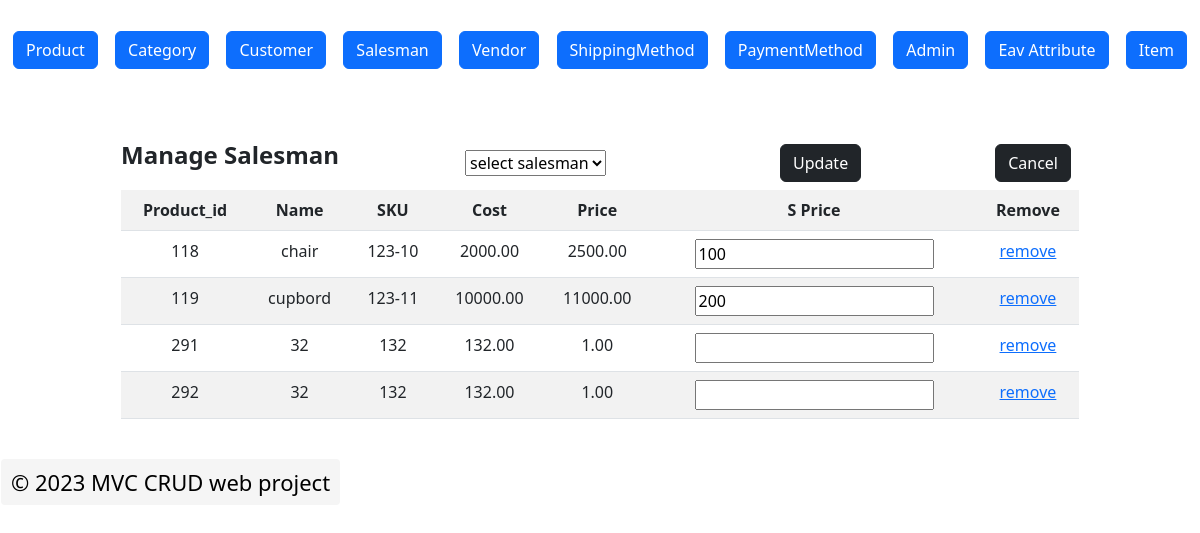
/index.php?c=salesman_price&a=grid&salesman_id=4, run on an earlier commit of the app's database.
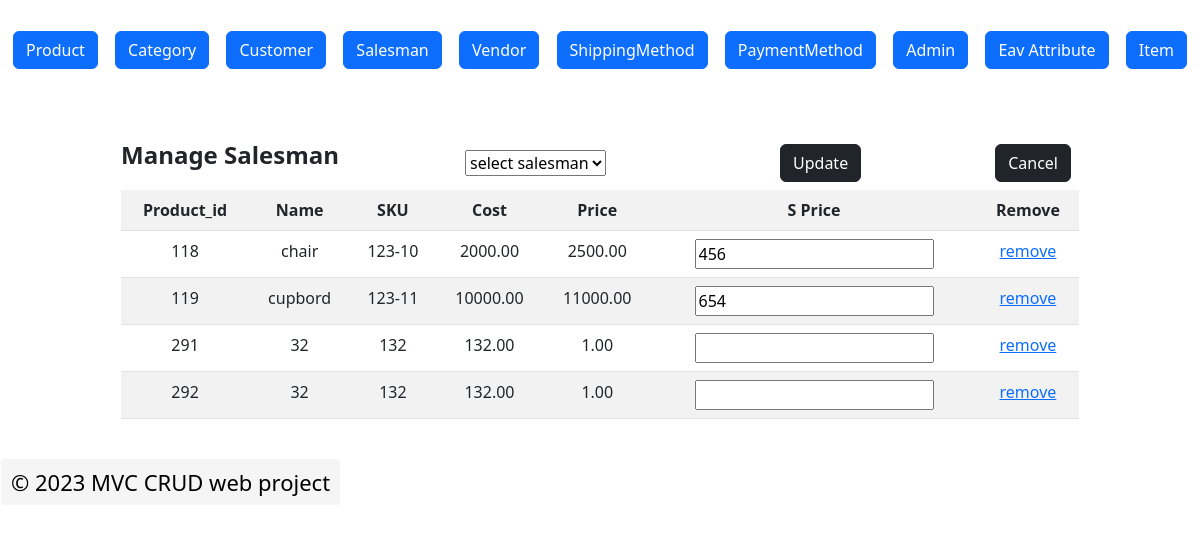
And on a later commit of the database.
### tables this page shows
CREATE TABLE `salesman_price` (
  `entity_id` int(11) NOT NULL,
  `salesman_id` int(11) NOT NULL,
  `product_id` int(11) NOT NULL,
  `salesman_price` int(11) NOT NULL
);

CREATE TABLE `product` (
  `product_id` int(11) NOT NULL,
  `name` varchar(255) NOT NULL,
  `SKU` varchar(255) NOT NULL,
  `cost` decimal(10,2) NOT NULL,
  `price` decimal(10,2) NOT NULL,
  `quantity` int(5) NOT NULL,
  `description` varchar(255) NOT NULL,
  `status` tinyint(4) NOT NULL,
  `color` enum('blue','black') NOT NULL,
  `material` enum('hard','soft') NOT NULL,
  `created_at` datetime NOT NULL,
  `updated_at` datetime DEFAULT NULL,
  `base` int(11) DEFAULT NULL,
  `thumbnail` int(11) DEFAULT NULL,
  `small` int(11) DEFAULT NULL
);

### Block/Core/Template.php (called while the page is built, shortened)
<?php
class Block_Core_Template extends Model_Core_View
{
	protected $children = [];
	public function getChildren()
	{
		return $this->children;
	}
	public function addChild($key, $value)
	{
		$this->children[$key] = $value;
		return $this;
	}
}

### Model/Core/View.php (called while the page is built, shortened)
<?php
class Model_Core_View
{
	protected $template = null;
	public function setTemplate($template)
	{
		$this->template = $template;
		return $this;
	}
	public function getTemplate()
	{
		return $this->template;
	}
	public function render()
	{
		require "View" . DS . $this->getTemplate();
	}
	public function getUrl($action = null, $controller = null, $param = [], $reset = false)
	{
		return Ccc::getModel('Core_Url')->getUrl($action, $controller, $param, $reset);
	}
}

### Controller/Salesman/Price.php (called while the page is built, shortened)
<?php
class Controller_Salesman_Price extends Controller_Core_Action
{
	public function gridAction()
	{
	try {
			$layout = $this->getLayout();
			$grid = $layout->createBlock('Salesman_Salesmanprice_Grid');
			$layout->getChild('content')->addChild('grid',$grid);
			$layout->render();
		} catch (Exception $e) {
			$this->getMessage()->addMessages($e->getMessage(), Model_Core_Message::FAILURE);
		}
	}
}
?>

### index.php (called while the page is built, shortened)
<?php
spl_autoload_register(function ($className) {
    $classPath = str_replace('_', '/', $className);
});
class Ccc
{
	public static function init()
	{
		$front = new Controller_Core_Front();
		$front->init();
	}
	public static function getModel($className)
	{
		return new $className();
	}
	public static function getRegistry($key)
	{
		if (array_key_exists($key, $GLOBALS)) {
			return $GLOBALS[$key];
		}
		return null;
	}
}
Ccc::init();
?>

### Model/Core/Url.php (called while the page is built)
<?php
require_once'Model/Core/Request.php';
class Model_Core_Url
{
	public function getUrl($action = null, $controller = null, $param = [], $reset = false)
	{
		$result = new Model_Core_Request();
		$final = $result->getParam();
		if ($reset) {
			$final = [];
		}
		if ($controller) {
			$final['c'] = $controller;
		}
		else{
			$final['c'] = $result->getControllerName();
		}
		if ($action) {
			$final['a'] = $action;
		}
		else{
			$final['a'] = $result->getActionName();
		}
		if ($param) {
			$final = array_merge($final, $param);
		}
		$queryString = http_build_query($final);
		$requesturl = trim($_SERVER['REQUEST_URI'], $_SERVER['QUERY_STRING']);
		return $url = $_SERVER['REQUEST_SCHEME'].'://'.$_SERVER['HTTP_HOST'].$requesturl.$queryString;
	}
}
?>

### Model/Core/Request.php (called while the page is built, shortened)
<?php
class Model_Core_Request
{
	public function getParam($key = null , $value = null)
	{
		if($key == 	null)
		{
			return $_GET;
		}
		if(array_key_exists($key, $_GET))
		{
			return $_GET[$key];
		}
		return $value;
	}
}
?>

### Block/Salesman/Salesmanprice/Grid.php (called while the page is built, shortened)
<?php
class Block_Salesman_Salesmanprice_Grid extends Block_Core_Template
{
	public function getPrices()
	{
		$salesmanId = Ccc::getModel('Core_Request')->getParam('salesman_id');
		$query = "SELECT P.*, SP.salesman_price FROM `product` P LEFT JOIN `salesman_price` SP ON P.product_id = SP.product_id AND SP.salesman_id = {$salesmanId}";
		$prices = Ccc::getModel('Salesman_Price')->fetchAll($query);
		return $prices;
	}
}
?>

### Model/Core/Adapter.php (called while the page is built, shortened)
	<?php
class Model_Core_Adapter {
	public $config = [
		'host' => 'localhost',
		'username'=>'root',
		'password' => '',
		'dbname' => 'newmvc-hirenasodiya'
	];
	public function connect()
	{
		$connect = mysqli_connect(
		$this->config['host'],
		$this->config['username'],
		$this->config['password'],
		$this->config['dbname']);
		return $connect;
	}
	public function fetchAll($query)
	{
		$connect = $this->connect();
		$result	= mysqli_query($connect,$query);
		if($result->num_rows > 0)
		{
		    return $result->fetch_all(MYSQLI_ASSOC);
		}
		return null;
	}
}
?>

### Model/Core/Table/Resource.php (called while the page is built, shortened)
<?php
class Model_Core_Table_Resource
{
	public function getAdapter()
	{
		$adapter = new Model_Core_Adapter();
		return $adapter;
	}
	public function fetchAll($query)
	{
		return $this->getAdapter()->fetchAll($query);
	}
}
?>

### Model/Core/Table.php (called while the page is built, shortened)
<?php
class Model_Core_Table
{
	protected $data = [];
	protected $resource = null;
	protected $collection = null;
	public function setResource($resource)
	{
		$this->resource = $resource;
		return $this;
	}
	public function getResource()
	{
		if ($this->resource) {
			return $this->resource;
		}
		$resource = new ($this->resourceClass)();
		return $resource;
	}
	public function setCollection($collection)
	{
		$this->collection = $collection;
		return $this;
	}
	public function getCollection()
	{
		if ($this->collection) {
			return $this->collection;
		}
		$collection = new ($this->collectionClass)();
		return $collection;
	}
	public function __get($key)
	{
		return $this->data[$key];
	}
	public function setData(array $data)
	{
		$this->data = array_merge($this->data, $data) ;
		return $this;
	}
	public function fetchAll($query)
	{
		$result = $this->getResource()->fetchAll($query);
		$collection = $this->getCollection()->setData($result);
		return $collection;
	}
}
?>

### Model/Core/Table/Collection.php (called while the page is built, shortened)
<?php
class Model_Core_Table_Collection
{
	protected $data = [];
	public function setData(array $data)
	{
		$this->data = array_merge($this->data, $data);
		return $this;
	}
	public function getData()
	{
		return $this->data;
	}
}

### View/salesman/salesmanprices/grid.phtml (the view, shortened to what the changed rows need)
<?php
$salesmanprices = $this->getPrices()->getData();
$salesmanId = Ccc::getRegistry('salesman_id');
?>
<form method="post" action="<?php echo $this->getUrl('save','salesman_price',['salesman_id' => $salesmanId]); ?>">
	<div class="d-flex align-items-center justify-content-sm-between">
	<p class="fw-bolder fs-4">Manage Salesman</p>
		<select>
			<option>select salesman</option>
		</select>
	<button class="btn btn-dark ms-5">Update</button>
		<div class="m-2 mx-2"><a class="btn btn-dark pull-right" href="<?php echo $this->getUrl('grid','salesman'); ?>">Cancel</a></div>
</div>
<table class="table table-striped text-center ">
	<tr>
		<th>Product_id</th>
		<th>Name</th>
		<th>SKU</th>
		<th>Cost</th>
		<th>Price</th>
		<th>S Price</th>
		<th>Remove</th>
	</tr>
	<?php foreach($salesmanprices as $salesmanprice): ?>
		<tr>
			<td><?php echo $salesmanprice->product_id; ?></td>
			<td><?php echo $salesmanprice->name; ?></td>
			<td><?php echo $salesmanprice->SKU; ?></td>
			<td><?php echo $salesmanprice->cost; ?></td>
			<td><?php echo $salesmanprice->price; ?></td>
			<td><input type="number" name="sprice[<?php echo $salesmanprice->product_id;?>]" value="<?php echo $salesmanprice->salesman_price; ?>"> </td>
			<td><a  class="remove" href="<?php echo $this->getUrl('delete','salesman_price',['salesman_id' => $salesmanId, 'product_id' => $salesmanprice->product_id], true); ?>">remove</a></td>
		</tr>
	<?php endforeach; ?>
</table>
</form>
</body>
</html>

### View/html/content.phtml
<?php
$children = $this->getChildren();
foreach ($children as $child) {
	$child->render();
}
?>

What changed in the data, as far as the page shows it:
removed salesman_price: product.product_id "118", product.name "chair", product.SKU "123-10", product.cost "2000.00", product.price "2500.00", salesman_price "100"
removed salesman_price: product.product_id "119", product.name "cupbord", product.SKU "123-11", product.cost "10000.00", product.price "11000.00", salesman_price "200"
added salesman_price: product.product_id "118", product.name "chair", product.SKU "123-10", product.cost "2000.00", product.price "2500.00", salesman_price "456"
added salesman_price: product.product_id "119", product.name "cupbord", product.SKU "123-11", product.cost "10000.00", product.price "11000.00", salesman_price "654"
